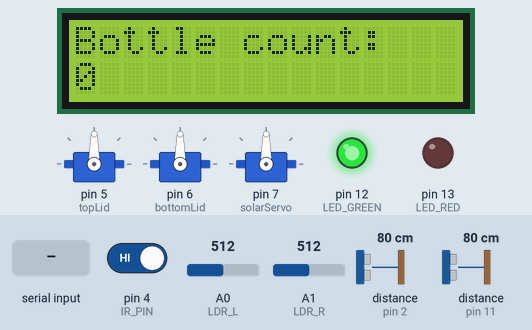
Simulated run of this sketch. Board: Arduino Uno, built with avr-gcc and run on an emulated ATmega328P. On the bench: 3 × servo, 16×2 character LCD, output pins drawn as LEDs (lit = HIGH). Wiring (inferred from the names in the program): 2 × ultrasonic range finder: trigger pin 3, echo pin 2 / trigger pin 10, echo pin 11. The test bench sets the inputs (shaded band); at power-on: A0 (LDR_L) = 512, A1 (LDR_R) = 512, pin 4 (IR_PIN) HIGH, distance to the obstacle (sensors on pin 2, pin 11) 80 cm. The echo pulse lasts 58.3 µs per cm; pins used as bus, display or sensor lines are not drawn.

Above: at 1.2 s.
1.3 s: "ACCEPT\n" received over the second serial link
At 1.8 s:
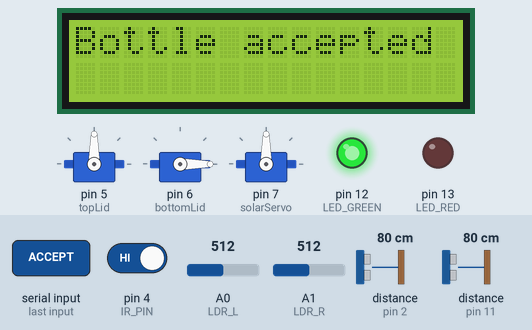
3.5 s: "START\n" received over the second serial link
At 4.7 s:
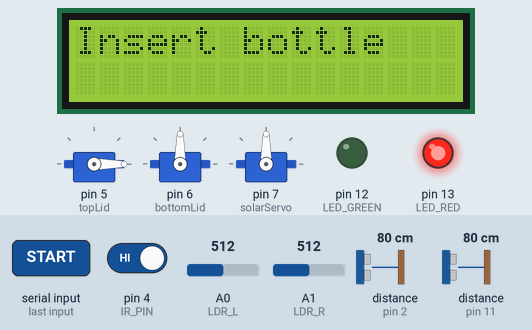
5.0 s: "REJECT\n" received over the second serial link
At 5.5 s:
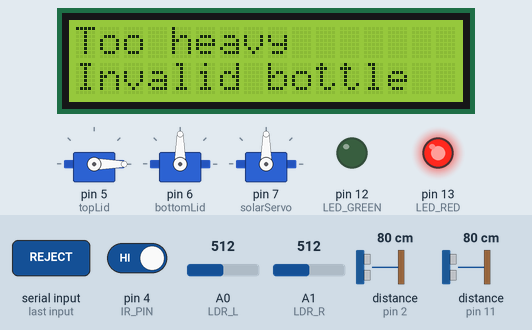
8.0 s: A0 (LDR_L) set to 694
10.7 s: A0 (LDR_L) set to 721
At 13.1 s:
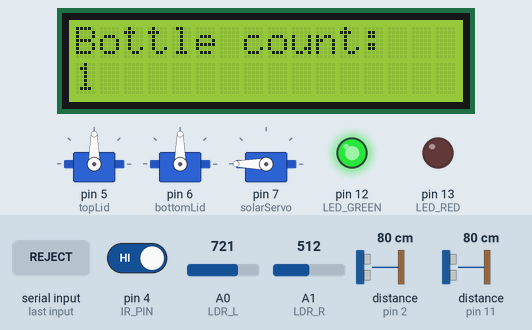
13.7 s: A1 (LDR_R) set to 909
15.2 s: A1 (LDR_R) set to 931
At 19.0 s:
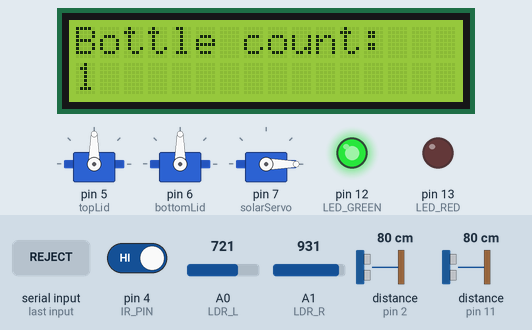
Timing chart, 0 to 19.2 s (numbered marks = the images above; inputs shaded):
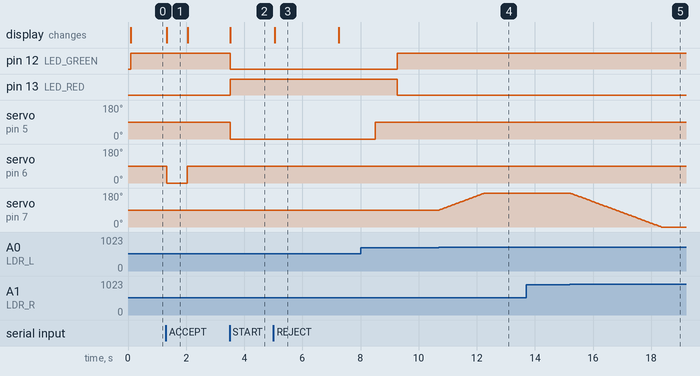

Measured:
- the behaviour switches between 711 and 712 on A0 (LDR_L) (found by bisection; images 3 and 4)
- the behaviour switches between 920 and 921 on A1 (LDR_R) (found by bisection; images 4 and 5)
- after the input at 1.3 s, servo on pin 6 (bottomLid): 90° → 0° at once, → 90° 0.70 s later; the display: changes at once (image 1)
- after the input at 3.5 s, pin 12 (LED_GREEN): HIGH → LOW at once; pin 13 (LED_RED): LOW → HIGH at once; servo on pin 5 (topLid): 90° → 0° at once; the display: changes at once (image 2)
- after the input at 5.0 s, the display: changes at once (image 3)
- after the input at 10.7 s, servo on pin 7 (solarServo): moves from 90° to 180° over 1.6 s, starting at once
- after the input at 13.7 s, every drawn part: stays the same
- after the input at 15.2 s, servo on pin 7 (solarServo): moves from 180° to 0° over 3.1 s, starting at once

The sketch:

format2.ino
```cpp
#include <SoftwareSerial.h>
#include <Servo.h>
#include <LiquidCrystal_I2C.h>

#define RX 8
#define TX 9
SoftwareSerial link(RX, TX);

Servo topLid;
Servo bottomLid;
Servo solarServo;

#define IR_PIN 4
#define TRIG 3
#define ECHO 2
#define BIN_TRIG 10
#define BIN_ECHO 11

#define LED_GREEN 12
#define LED_RED 13

LiquidCrystal_I2C lcd(0x27, 16, 2);

#define LDR_L A0
#define LDR_R A1

int bottleCount = 0;

float tooCloseCM = 15;
float clearCM = 70;

float LARGE_H = 15;
float MEDIUM_H = 25;

unsigned long lastBinCheck = 0;
const unsigned long BIN_CHECK_INTERVAL = 60000;
unsigned long waitingStart = 0;
unsigned long waitingTimeout = 5000;

bool busy = false;
bool waiting = false;
bool sizing = false;
bool afterClose = false;
bool tooCloseRecovery = false;
bool recoveryClear = false;
bool rejectRecovery = false;
bool solarEnabled = true;

unsigned long detectTime = 0;
unsigned long recoveryStart = 0;
unsigned long rejectStart = 0;

bool binOK = true;

int solarPos = 90;
int SOLAR_CENTER = 90;
int SOLAR_MIN_ANGLE = 0;
int SOLAR_MAX_ANGLE = 180;
int SOLAR_NIGHT_THRESHOLD = 40;

unsigned long lcdTimer = 0;
bool lcdTimed = false;

unsigned long lidCloseDelay = 800;
unsigned long servoSettleMS = 700;

void startLCDTimer()
{
  lcdTimed = true;
  lcdTimer = millis();
}

long ultraRead(int trig, int echo)
{
  digitalWrite(trig, LOW);
  delayMicroseconds(2);
  digitalWrite(trig, HIGH);
  delayMicroseconds(10);
  digitalWrite(trig, LOW);

  long u = pulseIn(echo, HIGH, 30000);
  if (u == 0)
    return 999;
  return (u * 0.034) / 2;
}

float heightCM() { return ultraRead(TRIG, ECHO); }
float binCM() { return ultraRead(BIN_TRIG, BIN_ECHO); }

String detectSize(float h)
{
  if (h < LARGE_H)
    return "L";
  if (h < MEDIUM_H)
    return "M";
  return "S";
}

void openTop()
{
  if (binOK)
    topLid.write(0);
}
void closeTop() { topLid.write(90); }

void openBottom()
{
  if (binOK)
    bottomLid.write(0);
}
void closeBottom() { bottomLid.write(90); }

void ledGreen()
{
  digitalWrite(LED_GREEN, HIGH);
  digitalWrite(LED_RED, LOW);
}
void ledRed()
{
  digitalWrite(LED_GREEN, LOW);
  digitalWrite(LED_RED, HIGH);
}

void lcdInsertBottle()
{
  lcdTimed = false;
  lcd.clear();
  lcd.print("Insert bottle");
}

void lcdTooHeavy()
{
  lcd.clear();
  lcd.print("Too heavy");
  lcd.setCursor(0, 1);
  lcd.print("Invalid bottle");
  startLCDTimer();
}

void lcdAccepted()
{
  lcd.clear();
  lcd.print("Bottle accepted");
  startLCDTimer();
}

void lcdCount()
{
  if (!binOK)
    return;
  lcdTimed = false;
  lcd.clear();
  lcd.print("Bottle count:");
  lcd.setCursor(0, 1);
  lcd.print(bottleCount);
}

void lcdFull()
{
  lcdTimed = false;
  lcd.clear();
  lcd.print("BIN IS FULL");
}

void updateLED()
{
  if (!binOK)
  {
    ledRed();
    return;
  }
  if (busy || sizing || afterClose || tooCloseRecovery || rejectRecovery)
  {
    ledRed();
    return;
  }
  ledGreen();
}

void sendReady()
{
  if (!binOK)
    return;
  if (digitalRead(IR_PIN) == 0)
    return;
  link.println("READY");
}

void updateBinStatus()
{
  float d = binCM();
  if (d < 10)
  {
    binOK = false;
    lcdFull();
  }
  else
  {
    binOK = true;
    lcdCount();
  }
  lastBinCheck = millis();
}

void fullResetState()
{
  busy = false;
  waiting = false;
  sizing = false;
  afterClose = false;
  tooCloseRecovery = false;
  recoveryClear = false;
  rejectRecovery = false;

  solarEnabled = true;

  closeTop();
  closeBottom();
  solarServo.write(SOLAR_CENTER);
  solarPos = SOLAR_CENTER;
}

void solarTrack()
{
  if (!solarEnabled)
    return;

  long sumL = 0, sumR = 0;
  for (int i = 0; i < 10; i++)
  {
    sumL += analogRead(LDR_L);
    sumR += analogRead(LDR_R);
  }

  int L = sumL / 10;
  int R = sumR / 10;

  if (L < SOLAR_NIGHT_THRESHOLD && R < SOLAR_NIGHT_THRESHOLD)
    return;

  int diff = L - R;
  if (abs(diff) < 200)
    return;

  int step = diff > 0 ? 1 : -1;
  int target = solarPos + step;

  if (target < SOLAR_MIN_ANGLE)
    target = SOLAR_MIN_ANGLE;
  if (target > SOLAR_MAX_ANGLE)
    target = SOLAR_MAX_ANGLE;

  if (target != solarPos)
  {
    solarPos = target;
    solarServo.write(solarPos);
  }
}

void setup()
{
  Serial.begin(9600);
  link.begin(4800);

  pinMode(IR_PIN, INPUT);
  pinMode(TRIG, OUTPUT);
  pinMode(ECHO, INPUT);
  pinMode(BIN_TRIG, OUTPUT);
  pinMode(BIN_ECHO, INPUT);

  pinMode(LED_GREEN, OUTPUT);
  pinMode(LED_RED, OUTPUT);

  topLid.attach(5);
  bottomLid.attach(6);
  solarServo.attach(7);

  topLid.write(90);
  bottomLid.write(90);
  solarServo.write(SOLAR_CENTER);

  lcd.init();
  lcd.backlight();

  updateBinStatus();
}

void loop()
{

  if (lcdTimed && millis() - lcdTimer >= 2000)
  {
    lcdTimed = false;
    lcdCount();
  }

  if (!waiting && !sizing && !afterClose && !rejectRecovery && !tooCloseRecovery)
    solarTrack();

  if (millis() - lastBinCheck >= BIN_CHECK_INTERVAL && !busy)
    updateBinStatus();

  String s = "";
  if (link.available())
  {
    s = link.readStringUntil('\n');
    s.trim();
  }

  if (!binOK)
  {
    if (s == "START" || s == "ACCEPT" || s == "REJECT")
    {
      link.println("REJECT");
      return;
    }
  }

  if (s == "RESET")
  {
    fullResetState();
    updateBinStatus();
    link.println("READY");
    return;
  }

  int ir = digitalRead(IR_PIN);
  float h = heightCM();

  if (s == "START" && !busy)
  {
    if (topLid.read() == 0)
      return;

    busy = true;
    solarEnabled = false;

    waiting = true;
    waitingStart = millis();

    openTop();
    lcdInsertBottle();
  }

  if (waiting)
  {
    if (h < tooCloseCM)
    {
      tooCloseRecovery = true;
      waiting = false;
      recoveryStart = millis();
      return;
    }

    if (ir == 0)
    {
      waiting = false;
      detectTime = millis();
      sizing = true;
    }

    if (millis() - waitingStart >= waitingTimeout)
    {
      waiting = false;
      busy = false;
      closeTop();
      solarEnabled = true;
      sendReady();
      return;
    }
  }

  if (sizing)
  {
    if (millis() - detectTime >= lidCloseDelay)
    {
      closeTop();
      delay(servoSettleMS);
      sizing = false;
      afterClose = true;
    }
  }

  if (afterClose)
  {

    float sum = 0;
    for (int i = 0; i < 5; i++)
    {
      sum += heightCM();
      delay(20);
    }

    float hh = sum / 5.0;
    String sz = detectSize(hh);

    link.print("SIZE:");
    link.println(sz);

    afterClose = false;
  }

  if (s == "WEIGH")
  {
    link.println("DO_WEIGH");
  }

  if (s == "ACCEPT")
  {
    lcdAccepted();

    openBottom();
    delay(700);
    closeBottom();

    bottleCount++;
    updateBinStatus();

    busy = false;
    solarEnabled = true;
    sendReady();
  }

  if (s == "REJECT")
  {
    lcdTooHeavy();

    delay(1000);
    openTop();
    delay(1200);

    rejectRecovery = true;
    rejectStart = millis();
  }

  if (tooCloseRecovery)
  {
    if (millis() - recoveryStart >= 2000)
    {
      if (heightCM() > clearCM)
      {
        tooCloseRecovery = false;
        recoveryClear = true;
      }
    }
  }

  if (recoveryClear)
  {
    if (millis() - recoveryStart >= 4000)
    {
      recoveryClear = false;
      busy = false;
      solarEnabled = true;
      sendReady();
    }
  }

  if (rejectRecovery)
  {
    if (millis() - rejectStart < 2000)
      return;
    if (digitalRead(IR_PIN) == 0)
      return;

    closeTop();

    rejectRecovery = false;
    busy = false;
    solarEnabled = true;
    sendReady();
  }

  updateLED();
  delay(10);
}
```
